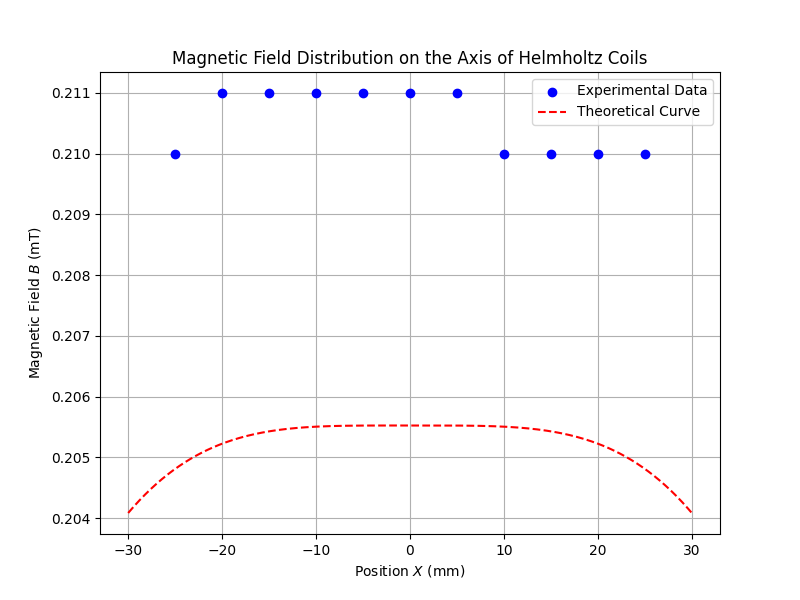

The Python source for this figure:
import matplotlib.pyplot as plt
import numpy as np
import os

# Constants
mu0 = 4 * np.pi * 1e-7
N = 400
I = 0.060 # A
R = 0.105 # m

# Experimental Data
X_exp = np.array([-25, -20, -15, -10, -5, 0, 5, 10, 15, 20, 25]) # mm
B_exp = np.array([0.210, 0.211, 0.211, 0.211, 0.211, 0.211, 0.211, 0.210, 0.210, 0.210, 0.210]) # mT

# Theoretical Calculation
def B_theoretical(z_mm):
    z = z_mm / 1000.0 # convert to m
    term1 = (R**2 + (R/2 + z)**2)**(-1.5)
    term2 = (R**2 + (R/2 - z)**2)**(-1.5)
    B = 0.5 * mu0 * N * I * (R**2) * (term1 + term2)
    return B * 1000 # convert to mT

# Generate theoretical curve
z_smooth = np.linspace(-30, 30, 300)
B_smooth = B_theoretical(z_smooth)

# Calculate theoretical B at center
B_center_theo = B_theoretical(0)

# Plotting
plt.figure(figsize=(8, 6))
plt.scatter(X_exp, B_exp, color='blue', label='Experimental Data', zorder=5)
plt.plot(z_smooth, B_smooth, color='red', linestyle='--', label='Theoretical Curve')

plt.xlabel(r'Position $X$ (mm)')
plt.ylabel(r'Magnetic Field $B$ (mT)')
plt.title(r'Magnetic Field Distribution on the Axis of Helmholtz Coils')
plt.legend()
plt.grid(True)

# Save plot
output_dir = r'c:\Personal Profie\Profile\UCAS\t-Sophomore\S1 new\Nomal Physics Experiments\dsh\todo1 Measurement of Magnetic Field'
output_path = os.path.join(output_dir, 'plot_helmholtz.png')
plt.savefig(output_path)

print(f"Plot saved to {output_path}")
print(f"Theoretical B at center: {B_center_theo:.4f} mT")
print(f"Experimental B at center (X=0): {B_exp[5]:.4f} mT")
print(f"Average Experimental B (-10 to 10 mm): {np.mean(B_exp[3:8]):.4f} mT")
